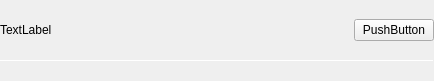
<?xml version="1.0" encoding="UTF-8"?>
<ui version="4.0">
 <class>FileColumnAction</class>
 <widget class="QWidget" name="FileColumnAction">
  <property name="geometry">
   <rect>
    <x>0</x>
    <y>0</y>
    <width>434</width>
    <height>81</height>
   </rect>
  </property>
  <property name="windowTitle">
   <string notr="true">Form</string>
  </property>
  <layout class="QVBoxLayout" name="verticalLayout">
   <property name="spacing">
    <number>0</number>
   </property>
   <property name="leftMargin">
    <number>0</number>
   </property>
   <property name="topMargin">
    <number>0</number>
   </property>
   <property name="rightMargin">
    <number>0</number>
   </property>
   <property name="bottomMargin">
    <number>0</number>
   </property>
   <item>
    <layout class="QHBoxLayout" name="horizontalLayout">
     <item>
      <widget class="QLabel" name="actionLabel">
       <property name="sizePolicy">
        <sizepolicy hsizetype="Expanding" vsizetype="Preferred">
         <horstretch>0</horstretch>
         <verstretch>0</verstretch>
        </sizepolicy>
       </property>
       <property name="text">
        <string notr="true">TextLabel</string>
       </property>
       <property name="margin">
        <number>9</number>
       </property>
      </widget>
     </item>
     <item>
      <widget class="QPushButton" name="actionButton">
       <property name="text">
        <string notr="true">PushButton</string>
       </property>
      </widget>
     </item>
    </layout>
   </item>
   <item>
    <widget class="Line" name="line">
     <property name="maximumSize">
      <size>
       <width>16777215</width>
       <height>1</height>
      </size>
     </property>
     <property name="orientation">
      <enum>Qt::Horizontal</enum>
     </property>
    </widget>
   </item>
  </layout>
 </widget>
 <resources/>
 <connections/>
</ui>
